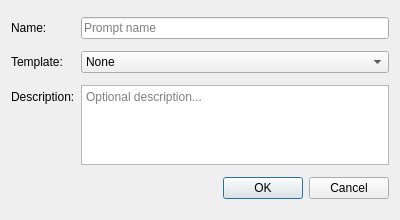
<?xml version="1.0" encoding="UTF-8"?>
<ui version="4.0">
 <class>NewPromptDialog</class>
 <widget class="QDialog" name="NewPromptDialog">
  <property name="geometry">
   <rect>
    <x>0</x>
    <y>0</y>
    <width>400</width>
    <height>220</height>
   </rect>
  </property>
  <property name="minimumSize">
   <size>
    <width>400</width>
    <height>0</height>
   </size>
  </property>
  <property name="windowTitle">
   <string>New Prompt</string>
  </property>
  <layout class="QFormLayout" name="formLayout">
   <item row="0" column="0">
    <widget class="QLabel" name="nameLabel">
     <property name="text">
      <string>Name:</string>
     </property>
    </widget>
   </item>
   <item row="0" column="1">
    <widget class="QLineEdit" name="nameEdit">
     <property name="placeholderText">
      <string>Prompt name</string>
     </property>
    </widget>
   </item>
   <item row="1" column="0">
    <widget class="QLabel" name="templateLabel">
     <property name="text">
      <string>Template:</string>
     </property>
    </widget>
   </item>
   <item row="1" column="1">
    <widget class="QComboBox" name="templateCombo">
     <item><property name="text"><string>None</string></property></item>
    </widget>
   </item>
   <item row="2" column="0">
    <widget class="QLabel" name="descLabel">
     <property name="text">
      <string>Description:</string>
     </property>
    </widget>
   </item>
   <item row="2" column="1">
    <widget class="QTextEdit" name="descEdit">
     <property name="maximumSize">
      <size>
       <width>16777215</width>
       <height>80</height>
      </size>
     </property>
     <property name="placeholderText">
      <string>Optional description...</string>
     </property>
    </widget>
   </item>
   <item row="3" column="0" colspan="2">
    <widget class="QDialogButtonBox" name="buttonBox">
     <property name="standardButtons">
      <set>QDialogButtonBox::StandardButton::Ok|QDialogButtonBox::StandardButton::Cancel</set>
     </property>
    </widget>
   </item>
  </layout>
 </widget>
 <layoutdefault spacing="6" margin="11"/>
 <resources/>
 <connections>
  <connection>
   <sender>buttonBox</sender>
   <signal>accepted()</signal>
   <receiver>NewPromptDialog</receiver>
   <slot>accept()</slot>
  </connection>
  <connection>
   <sender>buttonBox</sender>
   <signal>rejected()</signal>
   <receiver>NewPromptDialog</receiver>
   <slot>reject()</slot>
  </connection>
 </connections>
</ui>
